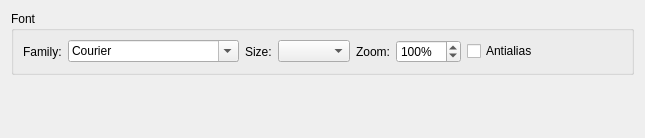
<?xml version="1.0" encoding="UTF-8"?>
<ui version="4.0">
 <class>TermianlOption</class>
 <widget class="QWidget" name="TermianlOption">
  <property name="geometry">
   <rect>
    <x>0</x>
    <y>0</y>
    <width>645</width>
    <height>138</height>
   </rect>
  </property>
  <property name="windowTitle">
   <string>Form</string>
  </property>
  <layout class="QVBoxLayout" name="verticalLayout">
   <item>
    <widget class="QGroupBox" name="groupBox_7">
     <property name="title">
      <string>Font</string>
     </property>
     <layout class="QHBoxLayout" name="horizontalLayout_8">
      <item>
       <widget class="QLabel" name="label_2">
        <property name="text">
         <string>Family:</string>
        </property>
       </widget>
      </item>
      <item>
       <widget class="QFontComboBox" name="fontComboBox">
        <property name="fontFilters">
         <set>QFontComboBox::MonospacedFonts</set>
        </property>
       </widget>
      </item>
      <item>
       <widget class="QLabel" name="label_7">
        <property name="text">
         <string>Size:</string>
        </property>
       </widget>
      </item>
      <item>
       <widget class="QComboBox" name="sizeComboBox">
        <property name="sizePolicy">
         <sizepolicy hsizetype="Preferred" vsizetype="Fixed">
          <horstretch>0</horstretch>
          <verstretch>0</verstretch>
         </sizepolicy>
        </property>
       </widget>
      </item>
      <item>
       <widget class="QLabel" name="label_8">
        <property name="text">
         <string>Zoom:</string>
        </property>
       </widget>
      </item>
      <item>
       <widget class="QSpinBox" name="fontZoomSpinBox">
        <property name="suffix">
         <string>%</string>
        </property>
        <property name="minimum">
         <number>10</number>
        </property>
        <property name="maximum">
         <number>1000</number>
        </property>
        <property name="singleStep">
         <number>10</number>
        </property>
        <property name="value">
         <number>100</number>
        </property>
       </widget>
      </item>
      <item>
       <widget class="QCheckBox" name="antialiasCheckBox">
        <property name="text">
         <string>Antialias</string>
        </property>
       </widget>
      </item>
      <item>
       <spacer name="horizontalSpacer_5">
        <property name="orientation">
         <enum>Qt::Horizontal</enum>
        </property>
        <property name="sizeHint" stdset="0">
         <size>
          <width>40</width>
          <height>20</height>
         </size>
        </property>
       </spacer>
      </item>
     </layout>
    </widget>
   </item>
   <item>
    <spacer name="verticalSpacer">
     <property name="orientation">
      <enum>Qt::Vertical</enum>
     </property>
     <property name="sizeHint" stdset="0">
      <size>
       <width>20</width>
       <height>40</height>
      </size>
     </property>
    </spacer>
   </item>
  </layout>
 </widget>
 <resources/>
 <connections/>
</ui>
